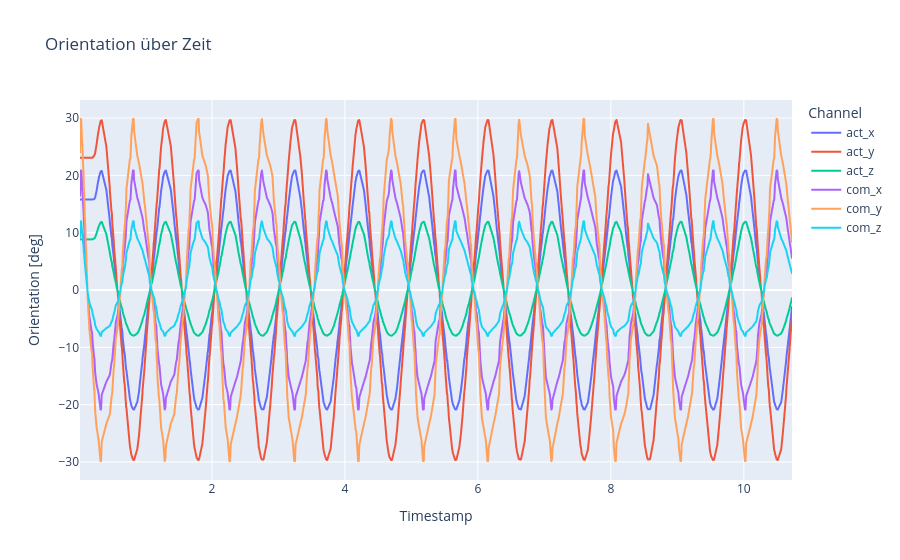

Notebook cell for this chart:
### Markdown cell above
orientation over time

### Code cell
# 1) DataFrame anlegen
df = pd.DataFrame({
    'timestamp': timestamps,
    'act_x': rpy_act[:, 0],
    'act_y': rpy_act[:, 1],
    'act_z': rpy_act[:, 2],
    'com_x': rpy_com[:, 0],
    'com_y': rpy_com[:, 1],
    'com_z': rpy_com[:, 2],
})

# 1) In Long-Form umwandeln
df_long = df.melt(
    id_vars='timestamp',
    value_vars=df.columns[1:],
    var_name='Channel',
    value_name='Orientation [deg]'
)

# 2) Plot bauen
fig = px.line(
    df_long,
    x='timestamp',
    y='Orientation [deg]',
    color='Channel',
    title="Orientation über Zeit",
    labels={'timestamp': 'Timestamp'}
)

# 3) Achsen anpassen
fig.update_xaxes(
    tickformat="%H:%M:%S\n%d-%m-%Y",
)

fig.show()

### Figure 1 — Plotly figure (JSON) as saved in the notebook; plotly's stock layout.template omitted (floating-point values rounded to 4 significant figures; data arrays with more than 128 entries replaced by an {"elided": "..."} marker saying what was removed)
{"data": [{"hovertemplate": "Channel=act_x<br>Timestamp=%{x}<br>Orientation [deg]=%{y}<extra></extra>", "legendgroup": "act_x", "line": {"color": "#636efa", "dash": "solid"}, "marker": {"symbol": "circle"}, "mode": "lines", "name": "act_x", "showlegend": true, "type": "scattergl", "x": {"elided": "808 float values"}, "xaxis": "x", "y": {"elided": "808 float values"}, "yaxis": "y"}, {"hovertemplate": "Channel=act_y<br>Timestamp=%{x}<br>Orientation [deg]=%{y}<extra></extra>", "legendgroup": "act_y", "line": {"color": "#EF553B", "dash": "solid"}, "marker": {"symbol": "circle"}, "mode": "lines", "name": "act_y", "showlegend": true, "type": "scattergl", "x": {"elided": "808 float values"}, "xaxis": "x", "y": {"elided": "808 float values"}, "yaxis": "y"}, {"hovertemplate": "Channel=act_z<br>Timestamp=%{x}<br>Orientation [deg]=%{y}<extra></extra>", "legendgroup": "act_z", "line": {"color": "#00cc96", "dash": "solid"}, "marker": {"symbol": "circle"}, "mode": "lines", "name": "act_z", "showlegend": true, "type": "scattergl", "x": {"elided": "808 float values"}, "xaxis": "x", "y": {"elided": "808 float values"}, "yaxis": "y"}, {"hovertemplate": "Channel=com_x<br>Timestamp=%{x}<br>Orientation [deg]=%{y}<extra></extra>", "legendgroup": "com_x", "line": {"color": "#ab63fa", "dash": "solid"}, "marker": {"symbol": "circle"}, "mode": "lines", "name": "com_x", "showlegend": true, "type": "scattergl", "x": {"elided": "808 float values"}, "xaxis": "x", "y": {"elided": "808 float values"}, "yaxis": "y"}, {"hovertemplate": "Channel=com_y<br>Timestamp=%{x}<br>Orientation [deg]=%{y}<extra></extra>", "legendgroup": "com_y", "line": {"color": "#FFA15A", "dash": "solid"}, "marker": {"symbol": "circle"}, "mode": "lines", "name": "com_y", "showlegend": true, "type": "scattergl", "x": {"elided": "808 float values"}, "xaxis": "x", "y": {"elided": "808 float values"}, "yaxis": "y"}, {"hovertemplate": "Channel=com_z<br>Timestamp=%{x}<br>Orientation [deg]=%{y}<extra></extra>", "legendgroup": "com_z", "line": {"color": "#19d3f3", "dash": "solid"}, "marker": {"symbol": "circle"}, "mode": "lines", "name": "com_z", "showlegend": true, "type": "scattergl", "x": {"elided": "808 float values"}, "xaxis": "x", "y": {"elided": "808 float values"}, "yaxis": "y"}], "layout": {"legend": {"title": {"text": "Channel"}, "tracegroupgap": 0}, "title": {"text": "Orientation über Zeit"}, "xaxis": {"anchor": "y", "domain": [0, 1], "tickformat": "%H:%M:%S\n%d-%m-%Y", "title": {"text": "Timestamp"}}, "yaxis": {"anchor": "x", "domain": [0, 1], "title": {"text": "Orientation [deg]"}}}}
